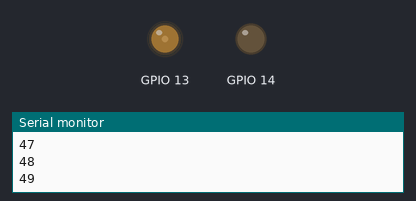
Simulated run of this sketch. Board: ESP32. Shown: output pins drawn as LEDs (lit = HIGH), the last lines printed to the serial monitor.

Above: at 2.47 s.
At 6.5 s:
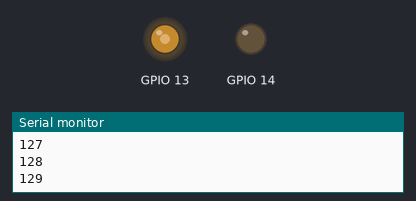
At 12.8 s:
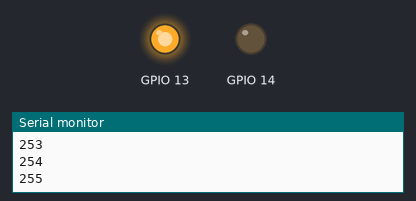
At 27.6 s:
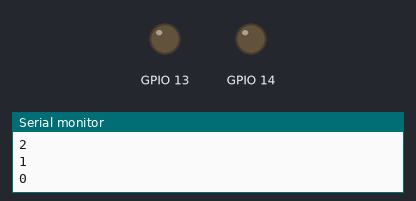
Timing chart, 0 to 40.0 s (numbered marks = the images above):
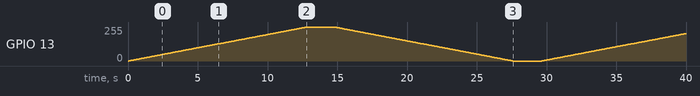

The sketch:

DC_motor_test_2.ino
```cpp
/************************
Exercise the motor using
the L293D chip and the esp32 with varying speeds
************************/
#define motor1A 13
#define motor2A 14

// PWM settings
const int freq = 500; // PWM frequency: 500 Hz
const int resolution = 8; // PWM resolution: 8 bits
const int channelA = 0; // PWM channel for motor1A: 0
const int channelB = 1; // PWM channel for motor2A: 1

void setup() {
  //Attach PWM channels to GPIO pins
  ledcAttachChannel(motor1A, freq, resolution, channelA);
  ledcAttachChannel(motor2A,freq, resolution, channelB);

  Serial.begin(115200);
}

void loop() {
  // Increase speed gradually
  for (int dutyCycle = 0; dutyCycle <= 255; dutyCycle++) {
    Serial.println(dutyCycle);
    ledcWrite(motor1A, dutyCycle);
    ledcWrite(motor2A, 0);
    delay(50);
  }

  delay(2000);

  // Decrease speed gradually
  for (int dutyCycle = 255; dutyCycle >= 0; dutyCycle--) {
    Serial.println(dutyCycle);
    ledcWrite(motor1A, dutyCycle);
    ledcWrite(motor2A, 0);
    delay(50);
  }

  delay(2000);
}
```
